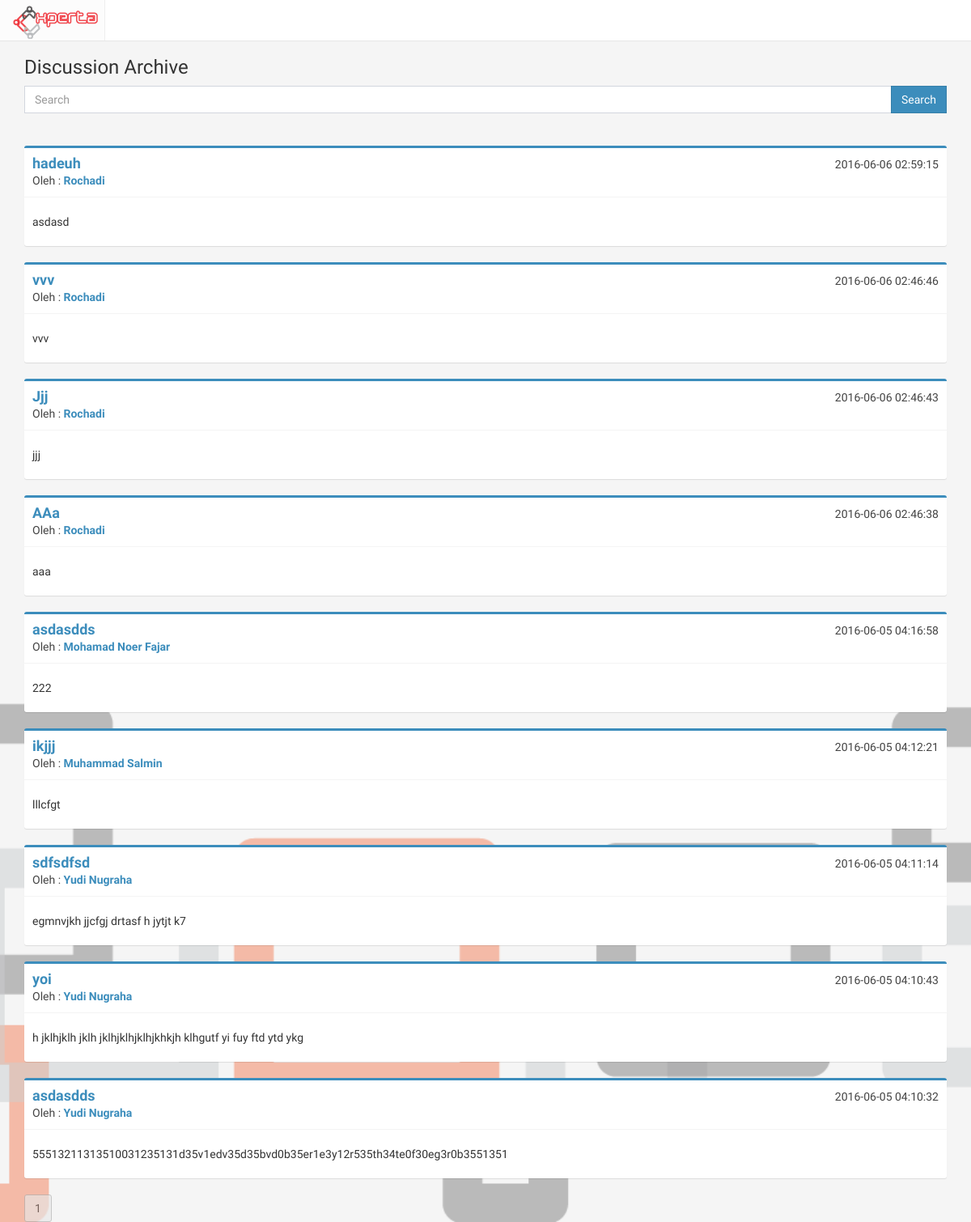
Screenshot of /discussion/discussion_archive with the database file from the repository.
### tables this page shows
CREATE TABLE `discussion` (
  `id_discussion` int(11) NOT NULL,
  `id_scope` int(11) NOT NULL,
  `id_user` int(11) NOT NULL,
  `id_step` int(11) NOT NULL,
  `title` varchar(200) NOT NULL,
  `content` text NOT NULL,
  `summary` text NOT NULL,
  `created_at` timestamp NOT NULL DEFAULT CURRENT_TIMESTAMP,
  `updated_at` timestamp NOT NULL DEFAULT CURRENT_TIMESTAMP ON UPDATE CURRENT_TIMESTAMP,
  `status` int(11) NOT NULL,
  `views` int(11) NOT NULL DEFAULT '0'
);

### index.php (called while the page is built, shortened)
<?php
require_once BASEPATH.'core/CodeIgniter.php';

### application/models/Discussion_model.php (called while the page is built, shortened)
<?php
class Discussion_model extends CI_Model
{
	function get_archive($page,$q=''){
		$page = ($page * 20);
		return $this->db->query("SELECT title, fullname, profile.id_user, content, created_at, scope_name, id_discussion, (SELECT COUNT(*) FROM discussion WHERE status = 0) AS count
			FROM discussion, scope, profile
			WHERE discussion.status = 0
				AND discussion.id_scope = scope.id_scope
				AND discussion.id_user = profile.id_user
				AND (title LIKE '%$q%' OR content LIKE '%$q%')
			ORDER BY id_discussion DESC
			LIMIT $page, 20 ")->result();
	}
}

### application/views/discussion/discussion_archive.php (the view, shortened to what this page needs)
<?php include 'application/views/header.php' ?>
		<div class="container">
			<div class="row">
				<div class="col-md-12">
						<h3>Discussion Archive</h3>
							<form>
						<div class="input-group">
			                    <input type="text" name="q" class="form-control" placeholder="Search" >
			                    <span class="input-group-btn">
			                    	<button class="btn btn-primary btn-flat" type="submit">Search</button>
			                	</span>
		                </div>
		                	</form>
						<?php foreach ($archive as $inov): ?>
							<div class="box box-primary">
								<div class="box-header with-border">
									<h3 class="box-title">
									<strong><a href="<?= site_url('discussion/view_discussion/'.$inov->id_discussion); ?>">
									<?= $inov->title ?>
									</a></strong>
									</h3>
										<span class="pull-right"><?php echo $inov->created_at ?></span>
										<div class="author">
												Oleh :
											<a href="<?php echo site_url('account/user/'.$inov->id_user) ?>">
												<strong><?= $inov->fullname ?></strong>
											</a>
										</div>
								</div>
								<div class="box-body">
									<p><?= substr($inov->content, 0, 100) ?></p>
								</div>
							</div>
						<?php endforeach ?>
						<?php echo $page ?>
				</div>
			</div>
		</div>
	</body>
</html>

### assets/css/main.css (style rules this page uses)
body { background-color: #ecf0f5; margin-top: 50px; }
.full { background: url('../img/backimg.png') no-repeat center center fixed; -webkit-background-size: cover; -moz-background-size: cover; background-size: cover; -o-background-size: cover; }

### rows the page displays
discussion: title "hadeuh", created_at "2016-06-06 02:59:15", fullname "Rochadi", content "asdasd"
discussion: title "vvv", created_at "2016-06-06 02:46:46", fullname "Rochadi", content "vvv"
discussion: title "Jjj", created_at "2016-06-06 02:46:43", fullname "Rochadi", content "jjj"
discussion: title "AAa", created_at "2016-06-06 02:46:38", fullname "Rochadi", content "aaa"
discussion: title "asdasdds", created_at "2016-06-05 04:16:58", fullname "Mohamad Noer Fajar", content "222"
discussion: title "ikjjj", created_at "2016-06-05 04:12:21", fullname "Muhammad Salmin", content "lllcfgt"
discussion: title "sdfsdfsd", created_at "2016-06-05 04:11:14", fullname "Yudi Nugraha", content "egmnvjkh jjcfgj drtasf h jytjt k7"
discussion: title "yoi", created_at "2016-06-05 04:10:43", fullname "Yudi Nugraha", content "h jklhjklh jklh jklhjklhjklhjkhkjh klhgutf yi fuy ftd ytd ykg"
discussion: title "asdasdds", created_at "2016-06-05 04:10:32", fullname "Yudi Nugraha", content "55513211313510031235131d35v1edv35d35bvd0b35er1e3y12r535th34te0f30eg3r0b3551351"
